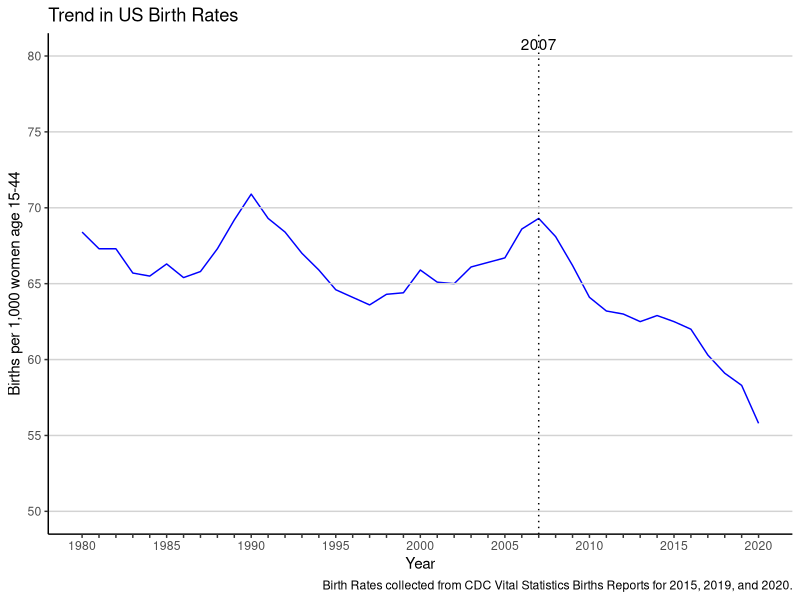
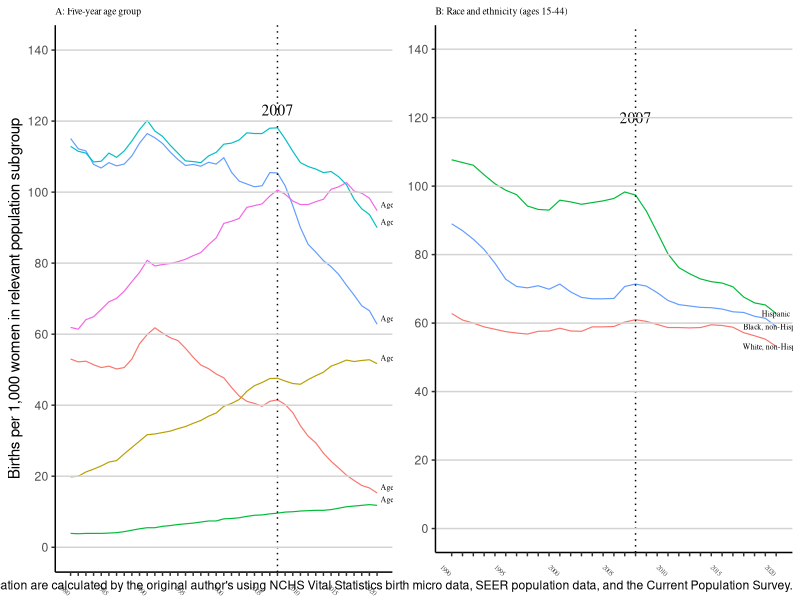

These figures' R source, in order:
## ---- chunk 1
#| include: false
#| warning: false
#| message: false

library(tidyverse)
library(palmerpenguins)
## ---- chunk 2
#| echo: false
#| eval: true
#| warning: false
#| message: false
#| label: fig-bratetrend-graph
#| fig-cap: "Trend in US Birth Rates"

# Load necessary libraries
library(ggplot2)

# Set seed for reproducibility
set.seed(123)

# Read the data from CSV file
data <- read.csv(file = here::here("outputs/data/fig_1.csv"))

# Plotting the data
ggplot(data, aes(x = year, y = brate_all)) +
  geom_line(color = "blue") +
  geom_vline(xintercept = 2007, linetype = "dotted") +
  annotate("text", x = 2007, y = 80, label = "2007", vjust = -0.5, hjust = 0.5, color = "black") +
  geom_hline(yintercept = seq(50, 80, by = 5), color = "lightgrey") +
  scale_y_continuous(limits = c(50, 80), breaks = seq(50, 80, by = 5)) +
  scale_x_continuous(limits = c(1980, 2020), breaks = seq(1980, 2020, by = 1), labels = function(x) ifelse(x %% 5 == 0, x, "")) +
  labs(x = "Year", y = "Births per 1,000 women age 15-44",
       title = "Trend in US Birth Rates",
       caption = "Birth Rates collected from CDC Vital Statistics Births Reports for 2015, 2019, and 2020.") +
  theme_classic()
## ---- chunk 3
#| echo: false
#| eval: true
#| warning: false
#| message: false
#| label: fig-bratepop-graph
#| fig-cap: "Trends in Birth Rates by Population Subgroup"

# Load necessary libraries
library(ggplot2)
library(gridExtra)

# Set seed for reproducibility
set.seed(123)

# Read the data from CSV file
data <- read.csv(file = here::here("outputs/data/figs_2a_2b.csv"))

# Plotting the first line graph (Graph A)
graph_A <- ggplot(data, aes(x = year)) +
  geom_line(aes(y = brate_1519, color = "blue"), size = 0.4) +
  geom_line(aes(y = brate_2024, color = "orange"), size = 0.4) +
  geom_line(aes(y = brate_2529, color = "grey"), size = 0.4) +
  geom_line(aes(y = brate_3034, color = "yellow"), size = 0.4) +
  geom_line(aes(y = brate_3539, color = "cyan"), size = 0.4) +
  geom_line(aes(y = brate_4044, color = "green"), size = 0.4) +
  geom_text(data = data[data$year == 2020,], aes(x = year, y = brate_1519, label = "Age 15-19"), hjust = -0.1, vjust = -0.5, size = 2, family = "Times") +
  geom_text(data = data[data$year == 2020,], aes(x = year, y = brate_2024, label = "Age 20-24"), hjust = -0.1, vjust = -0.5, size = 2, family = "Times") +
  geom_text(data = data[data$year == 2020,], aes(x = year, y = brate_2529, label = "Age 25-29"), hjust = -0.1, vjust = -0.5, size = 2, family = "Times") +
  geom_text(data = data[data$year == 2020,], aes(x = year, y = brate_3034, label = "Age 30-34"), hjust = -0.1, vjust = -0.5, size = 2, family = "Times") +
  geom_text(data = data[data$year == 2020,], aes(x = year, y = brate_3539, label = "Age 35-39"), hjust = -0.1, vjust = -0.5, size = 2, family = "Times") +
  geom_text(data = data[data$year == 2020,], aes(x = year, y = brate_4044, label = "Age 40-44"), hjust = -0.1, vjust = -0.5, size = 2, family = "Times") +
  geom_vline(xintercept = 2007, linetype = "dotted") +
  annotate("text", x = 2007, y = 120, label = "2007", vjust = -0.5, hjust = 0.5, color = "black", family = "Times") +
  geom_hline(yintercept = seq(0, 140, by = 20), color = "lightgrey") +
  scale_y_continuous(limits = c(0, 140), breaks = seq(0, 140, by = 20), labels = seq(0, 140, by = 20)) +
  scale_x_continuous(limits = c(1980, 2020), breaks = seq(1980, 2020, by = 1), labels = function(x) ifelse(x %% 5 == 0, x, "")) +
  labs(x = NULL, 
       y = 'Births per 1,000 women in relevant population subgroup',
       title = "A: Five-year age group",
       caption = NULL,
       family = "Times") +
  theme_classic() +
  theme(axis.text.x = element_text(angle = -45, hjust = 1, family = "Times", size = 5),
        plot.title = element_text(size = 7, family = "Times"),
        legend.position = "none")

# Plotting the second line graph (Graph B)
graph_B <- ggplot(data, aes(x = year)) +
  geom_line(aes(y = brate_hisp, color = "grey"), size = 0.4) +
  geom_line(aes(y = brate_blacknh, color = "orange"), size = 0.4) +
  geom_line(aes(y = brate_whitenh, color = "blue"), size = 0.4) +
  geom_text(data = data[data$year == 2020,], aes(x = year, y = brate_hisp, label = "Hispanic"), size = 2, family = "Times") +
  geom_text(data = data[data$year == 2020,], aes(x = year, y = brate_blacknh, label = "Black, non-Hispanic"), size = 2, family = "Times") +
  geom_text(data = data[data$year == 2020,], aes(x = year, y = brate_whitenh, label = "White, non-Hispanic"), size = 2, family = "Times") +
  geom_vline(xintercept = 2007, linetype = "dotted") + annotate("text", x = 2007, y = 120, label = "2007", color = "black", family = "Times") +
  geom_hline(yintercept = seq(0, 140, by = 20), color = "lightgrey") + scale_y_continuous(limits = c(0, 140), breaks = seq(0, 140, by = 20), labels = seq(0, 140, by = 20)) + scale_x_continuous(limits = c(1990, 2020), breaks = seq(1990, 2020, by = 1), labels = function(x) ifelse(x %% 5 == 0, x, "")) + labs(x = NULL, y = NULL,
       title = "B: Race and ethnicity (ages 15-44)",
       caption = "Birth rates by age group, race, and ethnicity, and marital status gathered from CDC Vital Statistics Births Reports. Birth rates by Hispanic subpopulation, mother's education are calculated by the original author's using NCHS Vital Statistics birth micro data, SEER population data, and the Current Population Survey.") +
  theme_classic() +
  theme(axis.text.x = element_text(angle = -45, hjust = 1, family = "Times", size = 5),
        plot.title = element_text(size = 7, family = "Times"),
        legend.position = "none")

# Arrange both graphs side by side
grid.arrange(graph_A, graph_B, nrow = 1)

